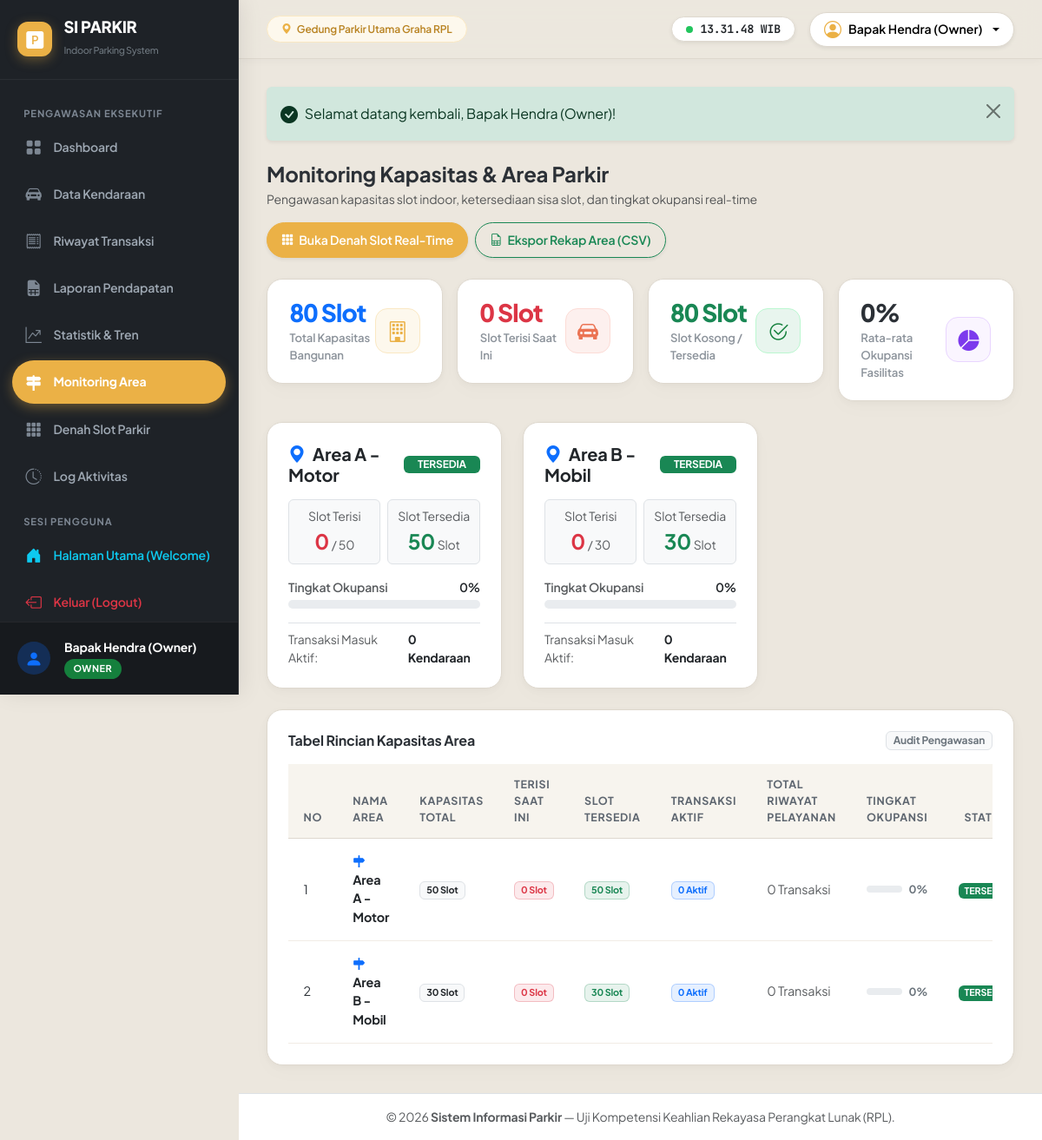
Screenshot of /owner/area.php (signed in) with the database file from the repository.
### tables this page shows
CREATE TABLE `tb_area_parkir` (
  `id_area` INT AUTO_INCREMENT PRIMARY KEY,
  `nama_area` VARCHAR(50) NOT NULL,
  `kapasitas` INT NOT NULL,
  `terisi` INT NOT NULL DEFAULT 0,
  INDEX `idx_area_nama` (`nama_area`)
);

### owner/area.php (the view, shortened to what this page needs)
<?php
require_once __DIR__ . '/../includes/header.php';
$pdo = getDBConnection();
$stmt = $pdo->query("
    SELECT a.*,
           (SELECT COUNT(*) FROM tb_transaksi t WHERE t.id_area = a.id_area AND t.status = 'masuk') AS aktif_parkir,
           (SELECT COUNT(*) FROM tb_transaksi t WHERE t.id_area = a.id_area) AS total_riwayat
    FROM tb_area_parkir a
    ORDER BY a.nama_area ASC
");
$areaList = $stmt->fetchAll();
$totalKapasitas = 0;
$totalTerisi = 0;
foreach ($areaList as $a) {
    $totalKapasitas += (int)$a['kapasitas'];
    $totalTerisi += (int)$a['terisi'];
}
$totalSisa = max(0, $totalKapasitas - $totalTerisi);
$persenRataRata = $totalKapasitas > 0 ? min(100, round(($totalTerisi / $totalKapasitas) * 100)) : 0;
?>
<div class="d-flex flex-wrap justify-content-between align-items-center gap-3 mb-4">
    <div>
        <h4 class="fw-bold mb-1">Monitoring Kapasitas & Area Parkir</h4>
        <p class="text-muted small mb-0">Pengawasan kapasitas slot indoor, ketersediaan sisa slot, dan tingkat okupansi real-time</p>
    </div>
    <div class="d-flex gap-2">
        <a href="<?= BASE_URL ?>/petugas/monitoring_slot.php" class="btn btn-primary rounded-pill px-3 shadow-sm fw-semibold">
            <i class="bi bi-grid-3x3-gap-fill me-1"></i> Buka Denah Slot Real-Time
        </a>
        <a href="<?= BASE_URL ?>/owner/export_csv.php?type=area" class="btn btn-outline-success rounded-pill px-3 shadow-sm fw-semibold">
            <i class="bi bi-file-earmark-spreadsheet me-1"></i> Ekspor Rekap Area (CSV)
        </a>
    </div>
</div>
<div class="row g-3 mb-4">
    <div class="col-12 col-sm-6 col-xl-3">
        <div class="card-custom stat-card">
            <div>
                <div class="stat-value text-primary fs-3"><?= number_format($totalKapasitas) ?> Slot</div>
                <div class="stat-label">Total Kapasitas Bangunan</div>
            </div>
            <div class="stat-icon primary">
                <i class="bi bi-building"></i>
            </div>
        </div>
    </div>
    <div class="col-12 col-sm-6 col-xl-3">
        <div class="card-custom stat-card">
            <div>
                <div class="stat-value text-danger fs-3"><?= number_format($totalTerisi) ?> Slot</div>
                <div class="stat-label">Slot Terisi Saat Ini</div>
            </div>
            <div class="stat-icon danger">
                <i class="bi bi-car-front-fill"></i>
            </div>
        </div>
    </div>
    <div class="col-12 col-sm-6 col-xl-3">
        <div class="card-custom stat-card">
            <div>
                <div class="stat-value text-success fs-3"><?= number_format($totalSisa) ?> Slot</div>
                <div class="stat-label">Slot Kosong / Tersedia</div>
            </div>
            <div class="stat-icon success">
                <i class="bi bi-check2-circle"></i>
            </div>
        </div>
    </div>
    <div class="col-12 col-sm-6 col-xl-3">
        <div class="card-custom stat-card">
            <div>
                <div class="stat-value text-purple fs-3"><?= $persenRataRata ?>%</div>
                <div class="stat-label">Rata-rata Okupansi Fasilitas</div>
            </div>
            <div class="stat-icon purple">
                <i class="bi bi-pie-chart-fill"></i>
            </div>
        </div>
    </div>
</div>
<div class="row g-4 mb-4">
    <?php foreach ($areaList as $a):
        $kap = max(1, (int)$a['kapasitas']);
        $ter = (int)$a['terisi'];
        $sisa = max(0, $kap - $ter);
        $persen = min(100, round(($ter / $kap) * 100));
        $statusBadge = ($persen >= 100) ? '<span class="badge bg-danger px-3 py-1">PENUH</span>' : (($persen >= 80) ? '<span class="badge bg-warning text-dark px-3 py-1">HAMPIR PENUH</span>' : '<span class="badge bg-success px-3 py-1">TERSEDIA</span>');
    ?>
        <div class="col-12 col-md-6 col-xl-4">
            <div class="card-custom p-4 h-100">
                <div class="d-flex justify-content-between align-items-center mb-3">
                    <h5 class="fw-bold mb-0 text-dark">
                        <i class="bi bi-geo-alt-fill text-primary me-2"></i><?= htmlspecialchars($a['nama_area']) ?>
                    </h5>
                    <?= $statusBadge ?>
                </div>
                <div class="row g-2 mb-3">
                    <div class="col-6">
                        <div class="p-2 bg-light rounded text-center border">
                            <small class="text-muted d-block">Slot Terisi</small>
                            <span class="fs-4 fw-bold text-danger"><?= $ter ?></span>
                            <small class="text-muted">/ <?= $kap ?></small>
                        </div>
                    </div>
                    <div class="col-6">
                        <div class="p-2 bg-light rounded text-center border">
                            <small class="text-muted d-block">Slot Tersedia</small>
                            <span class="fs-4 fw-bold text-success"><?= $sisa ?></span>
                            <small class="text-muted">Slot</small>
                        </div>
                    </div>
                </div>
                <div class="mb-3">
                    <div class="d-flex justify-content-between small fw-semibold text-muted mb-1">
                        <span>Tingkat Okupansi</span>
                        <span class="text-dark"><?= $persen ?>%</span>
                    </div>
                    <div class="progress" style="height: 10px;">
                    </div>
                </div>
                <div class="d-flex justify-content-between pt-2 border-top small text-muted">
                    <span>Transaksi Masuk Aktif:</span>
                    <strong class="text-dark"><?= (int)$a['aktif_parkir'] ?> Kendaraan</strong>
                </div>
            </div>
        </div>
    <?php endforeach; ?>
</div>
<div class="card-custom p-4">
    <div class="d-flex justify-content-between align-items-center mb-3">
        <h6 class="fw-bold mb-0">Tabel Rincian Kapasitas Area</h6>
        <span class="badge bg-light text-secondary border">Audit Pengawasan</span>
    </div>
    <div class="table-responsive">
        <table class="table table-custom table-hover mb-0">
            <thead>
                <tr>
                    <th style="width: 50px;">No</th>
                    <th>Nama Area</th>
                    <th>Kapasitas Total</th>
                    <th>Terisi Saat Ini</th>
                    <th>Slot Tersedia</th>
                    <th>Transaksi Aktif</th>
                    <th>Total Riwayat Pelayanan</th>
                    <th style="width: 180px;">Tingkat Okupansi</th>
                    <th style="width: 120px;" class="text-center">Status</th>
                </tr>
            </thead>
            <tbody>
                <?php if (empty($areaList)): ?>
                    <tr><td colspan="9" class="text-center text-muted py-4">Belum ada data area parkir.</td></tr>
                <?php else: ?>
                    <?php $no = 1; foreach ($areaList as $a):
                        $kap = max(1, (int)$a['kapasitas']);
                        $ter = (int)$a['terisi'];
                        $sisa = max(0, $kap - $ter);
                        $persen = min(100, round(($ter / $kap) * 100));
                    ?>
                        <tr>
                            <td><?= $no++ ?></td>
                            <td class="fw-bold text-dark">
                                <i class="bi bi-signpost-fill text-primary me-2"></i>
                                <?= htmlspecialchars($a['nama_area']) ?>
                            </td>
                            <td><span class="badge bg-light text-dark border"><?= $kap ?> Slot</span></td>
                            <td><span class="badge bg-danger bg-opacity-10 text-danger border border-danger border-opacity-25"><?= $ter ?> Slot</span></td>
                            <td><span class="badge bg-success bg-opacity-10 text-success border border-success border-opacity-25"><?= $sisa ?> Slot</span></td>
                            <td><span class="badge bg-primary bg-opacity-10 text-primary border border-primary border-opacity-25"><?= (int)$a['aktif_parkir'] ?> Aktif</span></td>
                            <td><span class="text-muted"><?= number_format((int)$a['total_riwayat']) ?> Transaksi</span></td>
                            <td>
                                <div class="d-flex align-items-center gap-2">
                                    <div class="progress flex-grow-1" style="height: 8px;">
                                    </div>
                                    <small class="fw-bold text-secondary"><?= $persen ?>%</small>
                                </div>
                            </td>
                            <td class="text-center">
                                <?php if ($persen >= 100): ?>
                                    <span class="badge bg-danger">PENUH</span>
                                <?php elseif ($persen >= 80): ?>
                                    <span class="badge bg-warning text-dark">HAMPIR PENUH</span>
                                <?php else: ?>
                                    <span class="badge bg-success">TERSEDIA</span>
                                <?php endif; ?>
                            </td>
                        </tr>
                    <?php endforeach; ?>
                <?php endif; ?>
            </tbody>
        </table>
    </div>
</div>
<?php require_once __DIR__ . '/../includes/footer.php'; ?>

### assets/css/style.css (style rules this page uses)
:root { --primary-color: #ebb146; --primary-hover: #d39b33; --primary-subtle: #fdf8ed; --primary-dark: #b88220; --sidebar-bg: #1e2227; --sidebar-hover: #2a3037; --sidebar-active: #ebb146; --body-bg: #ece7de; --card-bg: #ffffff; --card-border: #ded8ce; --card-alt: #f7f4ee; --text-main: #2b3036; --text-secondary: #5e6670; --text-muted: #8c939b; --accent-coral: #eb7454; --accent-emerald: #15803d; --accent-dark: #111827; --radius-sm: 8px; --radius-md: 14px; --radius-lg: 18px; --radius-pill: 999px; }
body { font-family: 'Plus Jakarta Sans', -apple-system, BlinkMacSystemFont, "Segoe UI", Roboto, sans-serif; background-color: var(--body-bg); color: var(--text-main); overflow-x: hidden; min-height: 100vh; -webkit-font-smoothing: antialiased; -moz-osx-font-smoothing: grayscale; letter-spacing: -0.01em; }
.card-custom { background-color: var(--card-bg); border-radius: var(--radius-lg); border: 1px solid var(--card-border); box-shadow: 0 2px 8px rgba(0, 0, 0, 0.03), 0 8px 24px rgba(0, 0, 0, 0.02); transition: transform 0.2s cubic-bezier(0.16, 1, 0.3, 1), box-shadow 0.2s cubic-bezier(0.16, 1, 0.3, 1); overflow: hidden; }
.stat-card { padding: 1.4rem 1.6rem; display: flex; align-items: center; justify-content: space-between; }
.stat-icon { width: 52px; height: 52px; border-radius: 14px; display: flex; align-items: center; justify-content: center; font-size: 1.5rem; flex-shrink: 0; border: 1px solid transparent; }
.stat-icon.primary { background-color: #fdf8ed; color: var(--primary-color); border-color: #fae8c3; }
.stat-icon.success { background-color: #e8f5ee; color: var(--accent-emerald); border-color: #bbf7d0; }
.stat-icon.danger { background-color: #fdf0ee; color: var(--accent-coral); border-color: #fcdcd6; }
.stat-icon.purple { background-color: #faf5ff; color: #7c3aed; border-color: #e9d5ff; }
.stat-value { font-size: 1.95rem; font-weight: 800; letter-spacing: -0.03em; line-height: 1.15; margin-bottom: 0.2rem; color: var(--text-main); font-variant-numeric: tabular-nums; }
.stat-label { font-size: 0.82rem; font-weight: 600; color: var(--text-muted); }
.btn { border-radius: var(--radius-pill); font-weight: 600; font-size: 0.88rem; padding: 0.55rem 1.25rem; transition: all 0.2s cubic-bezier(0.16, 1, 0.3, 1); }
.btn-primary { background-color: var(--primary-color) !important; border-color: var(--primary-color) !important; color: #ffffff !important; box-shadow: 0 4px 12px rgba(235, 177, 70, 0.32); }
.table-custom { vertical-align: middle; }
.table-custom thead th { background-color: var(--card-alt); color: var(--text-secondary); font-weight: 700; font-size: 0.78rem; text-transform: uppercase; letter-spacing: 0.05em; border-bottom: 1px solid var(--card-border); padding: 0.9rem 1.1rem; }
.table-custom tbody td { padding: 0.95rem 1.1rem; color: var(--text-main); font-size: 0.9rem; border-bottom: 1px solid #f1ece5; }

### rows the page displays
tb_area_parkir: nama_area "Area A - Motor", shows "TERSEDIA", terisi "0", kapasitas "50", aktif_parkir "0", total_riwayat "0"
tb_area_parkir: nama_area "Area B - Mobil", shows "TERSEDIA", terisi "0", kapasitas "30", aktif_parkir "0", total_riwayat "0"

### other values shown
$userNama "Bapak Hendra (Owner)"
$userRole "OWNER"
APP_LOCATION "Gedung Parkir Utama Graha RPL"
$user['nama_lengkap'] "Bapak Hendra (Owner)"
$text "Selamat datang kembali, Bapak Hendra (Owner)!"
$totalKapasitas "80"
$totalTerisi "0"
$totalSisa "80"
$persenRataRata "0"
APP_NAME "Sistem Informasi Parkir"
